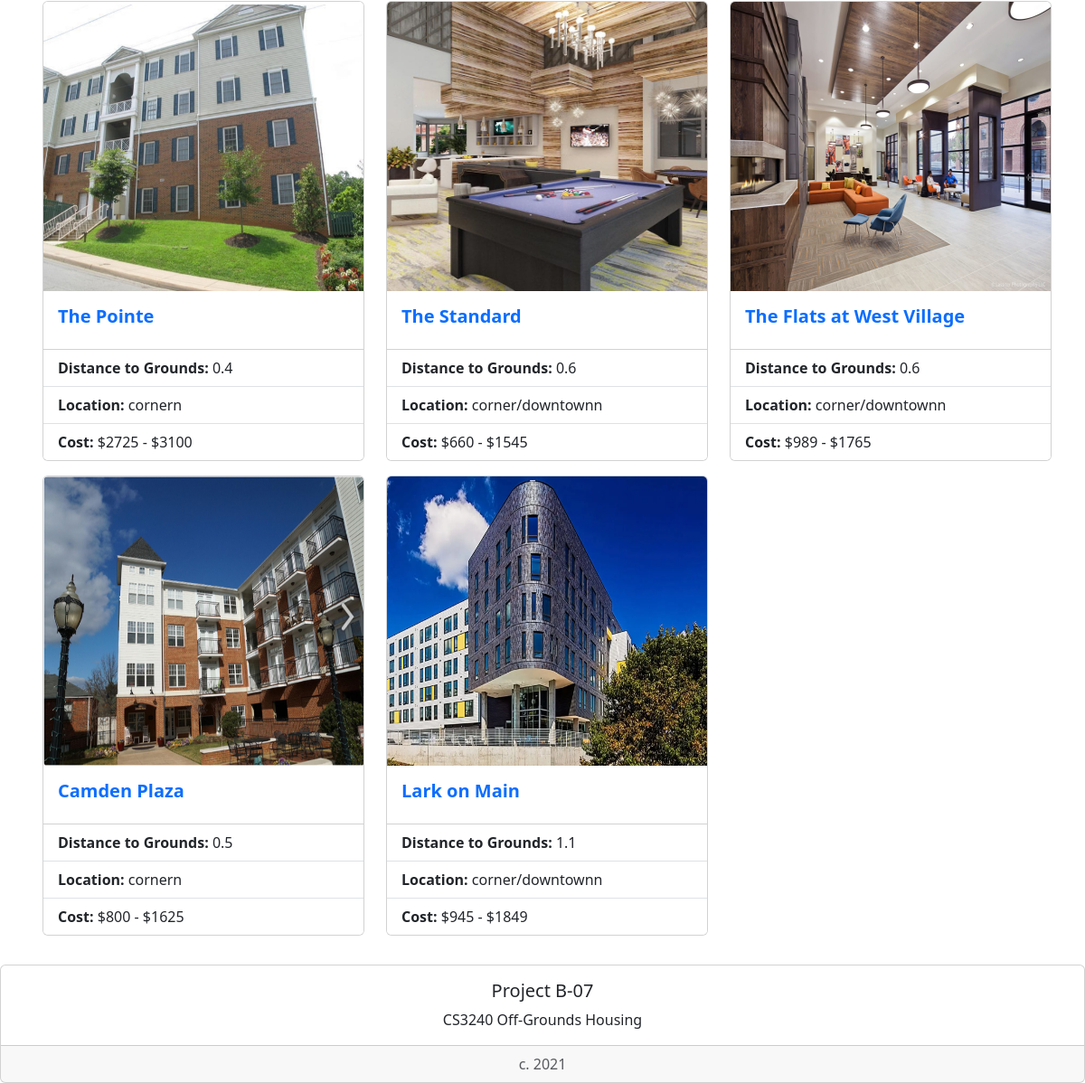
The page /housing/list/ (lower part) on the database as committed earlier.
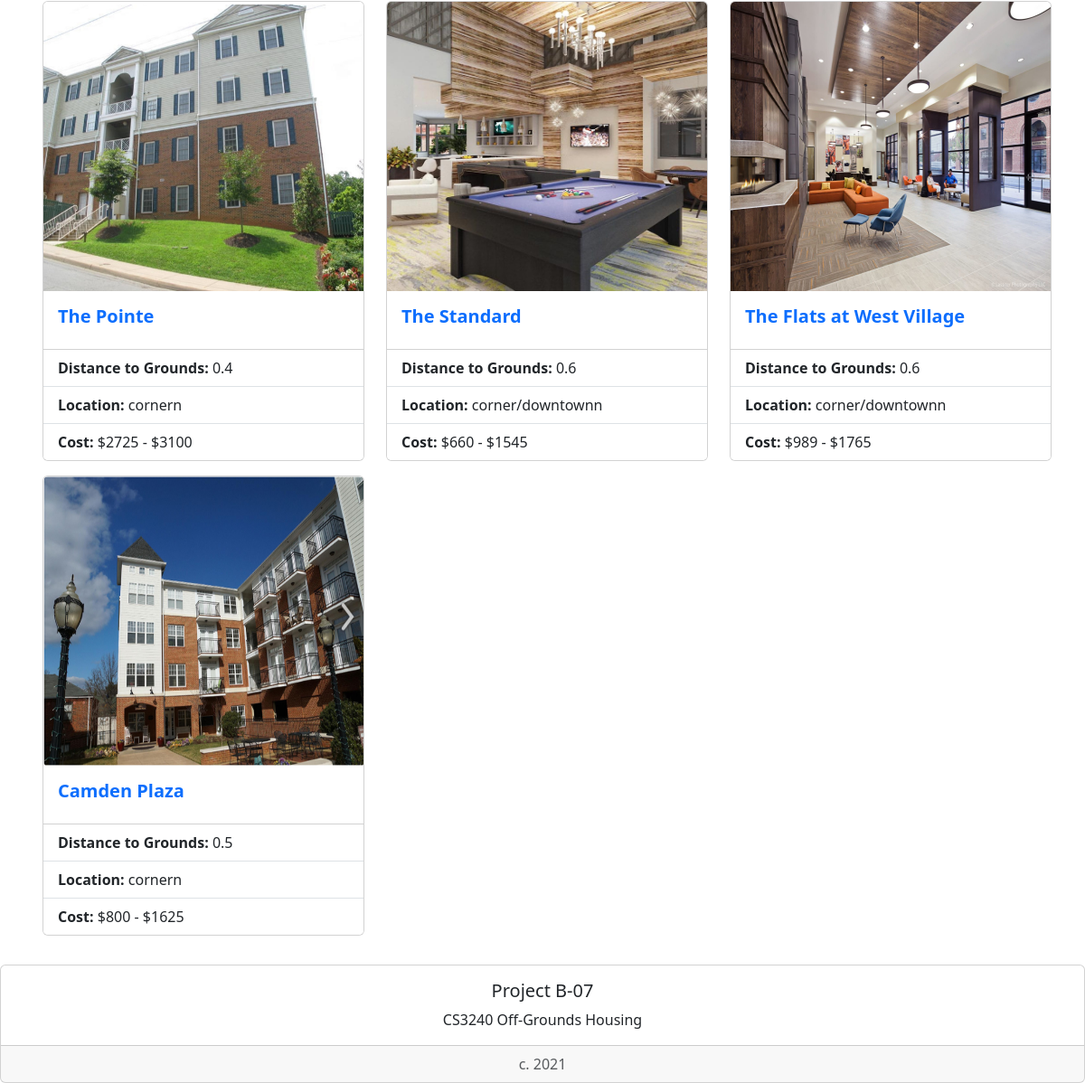
The same page on the database as committed later.
### housing/models.py (models this page shows, shortened)
class StudentHousing(models.Model):
    name = models.CharField(max_length=200)
    distToGrounds = models.FloatField(default=0)
    parking = models.BooleanField()
    minCost = models.IntegerField(default=0)
    maxCost = models.IntegerField(default=0)
    location = models.TextField(max_length=200, null=True)
    landlordEmail = models.CharField(max_length=200, null=True)
    landlordPhone = models.CharField(max_length=200, null=True)
    amenities = models.TextField(max_length=200, null=True)
    deadline = models.CharField(max_length=200, null=True)
    averageRating = models.FloatField(default=0)
    address = models.TextField(max_length=200, null=True)
    image = models.ImageField(blank=True, null=True) #makes it optional to include an image
    lat = models.FloatField(blank=True, null=True) #leave blank
    long = models.FloatField(blank=True, null=True) #leave blank

### housing/views.py (the view)
# urls.py: path('list/', views.HousingListView.as_view(), name='studentHousingList'),
class HousingListView(generic.ListView):
    template_name = 'housing/studentHousingList.html'
    context_object_name = 'studentHousing_list'
    def get_queryset(self):
        return StudentHousing.objects.filter(distToGrounds__gt=0).filter(minCost__gt=0).filter(maxCost__gt=0)\
            .filter(averageRating__gte=0).filter(averageRating__lte=5)

### housing/templates/housing/studentHousingList.html (shortened to what this page needs)
<!doctype html>
<link href='https://api.mapbox.com/mapbox-gl-js/v2.3.1/mapbox-gl.css' rel='stylesheet' /> {% load bootstrap5 %} {% bootstrap_css %} {% bootstrap_javascript %} {% load socialaccount %}
 {% if studentHousing_list %}
<dl style="margin-left: 10px">
    <div class="container">
        <div class="row">
            {% for studentHousing in studentHousing_list %}
            <div class="col-sm-4 ">
                <div class="card mb-3" bg-dark mb-3>
                    {% if studentHousing.image %}
                    <img class="card-img-top img-fluid" width="25%" src="{{  studentHousing.image.url }}" alt="Card image cap" style="width: 30rem; height: 20rem;"> {% endif %}
                    <div class="card-body">
                        <h5 class="card-title"><a style="text-decoration:none" href="{% url 'housing:detail' studentHousing.id %}"><strong>{{ studentHousing.name }}</strong></a></h5>
                    </div>
                    <ul class="list-group list-group-flush">
                        <li class="list-group-item"><strong>Distance to Grounds:</strong> {{ studentHousing.distToGrounds }}</li>
                        <li class="list-group-item"><strong>Location:</strong> {{ studentHousing.location }}n</li>
                        <li class="list-group-item"><strong>Cost:</strong> ${{ studentHousing.minCost }} - ${{ studentHousing.maxCost }}</li>
                    </ul>
                </div>
            </div>
            {% endfor %}
        </div>
    </div>
</dl>
{% else %}
<p>No housing options are available.</p>
{% endif %}
<div style="bottom:0; width:100%" class="card text-center">
    <div class="card-body">
        <h5 class="card-title">Project B-07</h5>
        <p class="card-text">CS3240 Off-Grounds Housing</p>
    </div>
    <div class="card-footer text-muted">
        c. 2021
    </div>
</div>

Rows that differ between the two databases and show on the page:
removed StudentHousing: image (picture), name "Lark on Main", distToGrounds "1.1", location "corner/downtown", minCost "945", maxCost "1849"
